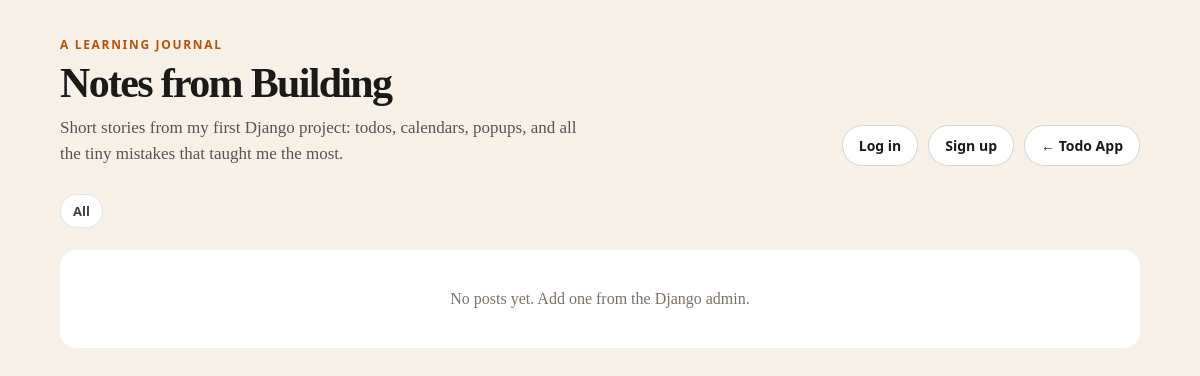
The app's page /blog/?category=learning, older data.
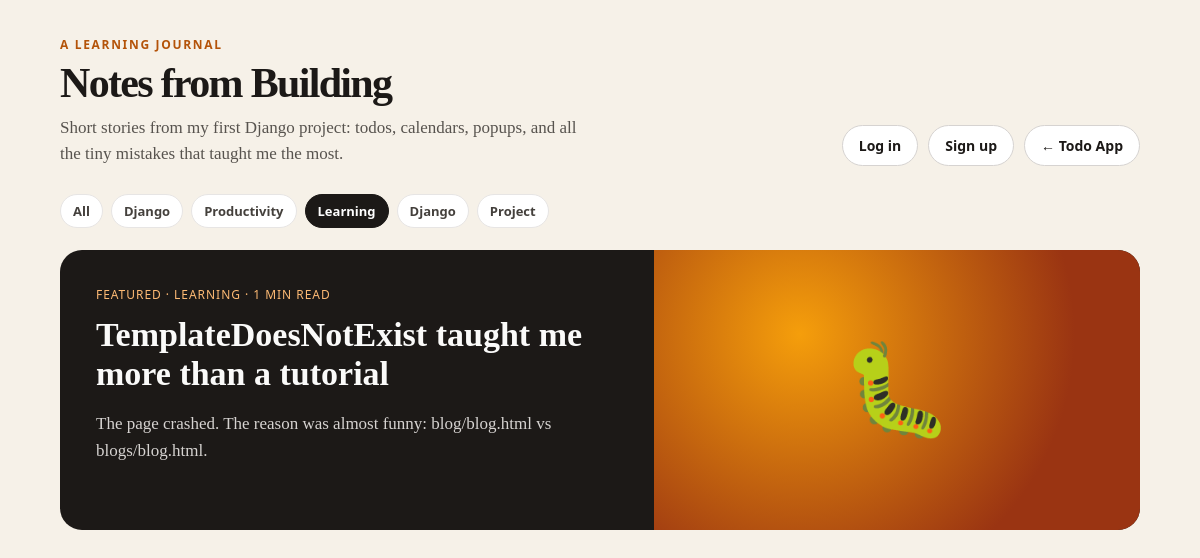
The same page, newer data.
### blog/models.py (models this page shows, shortened)
class Post(models.Model):
    CATEGORY_CHOICES = [
        ("django", "Django"),
        ("productivity", "Productivity"),
        ("learning", "Learning"),
        ("project", "Project Notes"),
    ]
    title = models.CharField(max_length=200)
    slug = models.SlugField(unique=True)
    excerpt = models.CharField(max_length=280)
    content = models.TextField()
    category = models.CharField(max_length=32, choices=CATEGORY_CHOICES, default="learning")
    emoji = models.CharField(max_length=8, default="📝")
    featured = models.BooleanField(default=False)
    published = models.BooleanField(default=True)
    created_at = models.DateTimeField(auto_now_add=True)
    class Meta:
        ordering = ["-created_at"]
    def reading_time(self):
        words = len(self.content.split())
        return max(1, round(words / 180))

### blog/views.py (the view)
# urls.py: path("", views.blog, name="blog"),
def blog(request):
    posts = Post.objects.filter(published=True)
    category = request.GET.get("category")
    if category:
        posts = posts.filter(category=category)
    featured = posts.filter(featured=True).first() or posts.first()
    others = posts.exclude(pk=featured.pk) if featured else posts.none()
    categories = (
        Post.objects.filter(published=True)
        .values_list("category", flat=True)
        .distinct()
    )
    return render(
        request,
        "blogs/blog.html",
        {
            "featured": featured,
            "posts": others,
            "categories": categories,
            "active_category": category or "",
        },
    )

### blog/templates/blogs/blog.html (shortened to what this page needs)
<!DOCTYPE html>
<html lang="en">
<head>
</head>
<body>
<div class="wrap">
    <div class="top">
        <div>
            <p class="kicker">A learning journal</p>
            <h1>Notes from Building</h1>
            <p class="intro">
                Short stories from my first Django project: todos, calendars,
                popups, and all the tiny mistakes that taught me the most.
            </p>
        </div>
        <div style="display:flex;gap:10px;flex-wrap:wrap;align-items:center;">
            {% if user.is_authenticated %}
                <span class="nav-link">👤 {{ user.username }}</span>
                <form method="post" action="{% url 'logout' %}" style="margin:0;">
                    {% csrf_token %}
                    <button type="submit" class="nav-link" style="cursor:pointer;font-family:inherit;">Log out</button>
                </form>
            {% else %}
                <a class="nav-link" href="{% url 'login' %}">Log in</a>
                <a class="nav-link" href="{% url 'signup' %}">Sign up</a>
            {% endif %}
            <a class="nav-link" href="{% url 'home' %}">← Todo App</a>
        </div>
    </div>
    <div class="filters">
        <a class="chip {% if not active_category %}active{% endif %}" href="{% url 'blog:blog' %}">All</a>
        {% for category in categories %}
            <a
                class="chip {% if active_category == category %}active{% endif %}"
                href="{% url 'blog:blog' %}?category={{ category }}"
            >
                {{ category|title }}
            </a>
        {% endfor %}
    </div>
    {% if featured %}
        <a class="featured" href="{% url 'blog:post_detail' featured.slug %}">
            <div class="featured-copy">
                <div class="meta">
                    Featured · {{ featured.get_category_display }} · {{ featured.reading_time }} min read
                </div>
                <h2>{{ featured.title }}</h2>
                <p>{{ featured.excerpt }}</p>
            </div>
            <div class="featured-art">{{ featured.emoji }}</div>
        </a>
    {% endif %}
    {% if posts %}
        <div class="grid">
            {% for post in posts %}
                <a class="card" href="{% url 'blog:post_detail' post.slug %}">
                    <div class="emoji">{{ post.emoji }}</div>
                    <div class="meta">{{ post.get_category_display }} · {{ post.reading_time }} min</div>
                    <h3>{{ post.title }}</h3>
                    <p>{{ post.excerpt }}</p>
                </a>
            {% endfor %}
        </div>
    {% elif not featured %}
        <div class="empty">No posts yet. Add one from the Django admin.</div>
    {% endif %}
</div>
</body>
</html>

Row changes from the older to the newer data that the page shows:
added Post: category "LEARNING", reading_time "1", title "TemplateDoesNotExist taught me more than a tutorial", excerpt "The page crashed. The reason was almost funny: blog/blog.html vs blogs/blog.html.", emoji "🐛"
Text that changed along with them:
new list line: "Django"
new list line: "Productivity"
new list line: "Learning"
new list line: "Project"
text no longer shown: "No posts yet. Add one from the Django admin."
text now shown: "FEATURED · · MIN READ"
